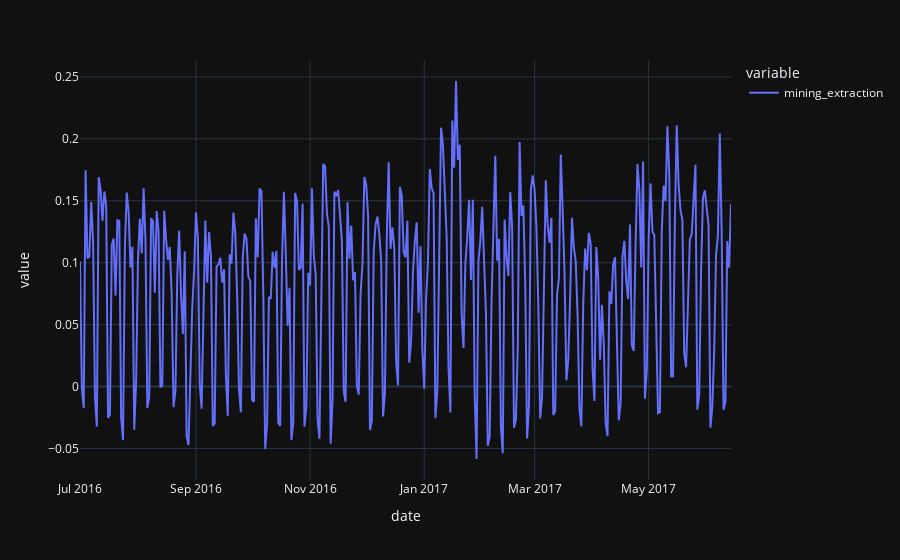

Notebook source saved alongside this figure:
### Code cell
df_polarity.query("calculation == 'sentiment_score_mean'")["mining_extraction"].plot()

### Figure 1 — Plotly figure (JSON) as saved in the notebook; plotly's stock layout.template omitted (floating-point values rounded to 4 significant figures; data arrays with more than 128 entries replaced by an {"elided": "..."} marker saying what was removed)
{"data": [{"hovertemplate": "variable=mining_extraction<br>date=%{x}<br>value=%{y}<extra></extra>", "legendgroup": "mining_extraction", "line": {"color": "#636efa", "dash": "solid"}, "marker": {"symbol": "circle"}, "mode": "lines", "name": "mining_extraction", "orientation": "v", "showlegend": true, "type": "scatter", "x": {"elided": "348 str values"}, "xaxis": "x", "y": {"elided": "348 float values"}, "yaxis": "y"}], "layout": {"autosize": true, "legend": {"title": {"text": "variable"}, "tracegroupgap": 0}, "margin": {"t": 60}, "xaxis": {"anchor": "y", "autorange": true, "domain": [0, 1], "range": ["2016-07-01", "2017-06-14"], "title": {"text": "date"}, "type": "date"}, "yaxis": {"anchor": "x", "autorange": true, "domain": [0, 1], "range": [-0.07548, 0.2636], "title": {"text": "value"}, "type": "linear"}}}
